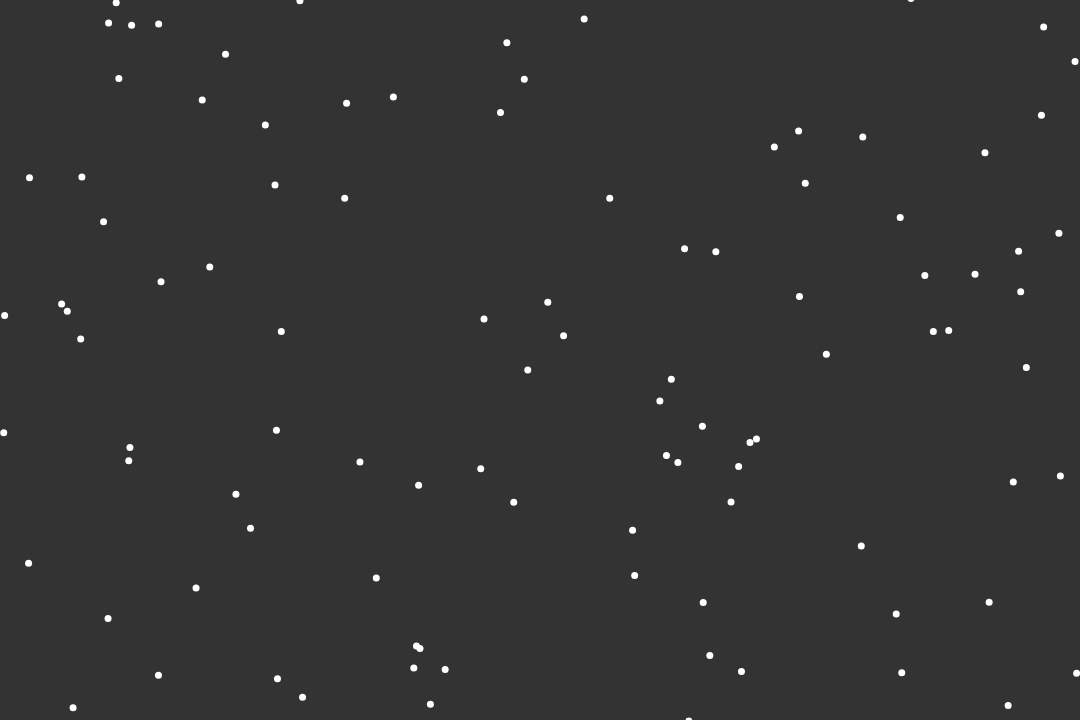
Frame 1 (no input)
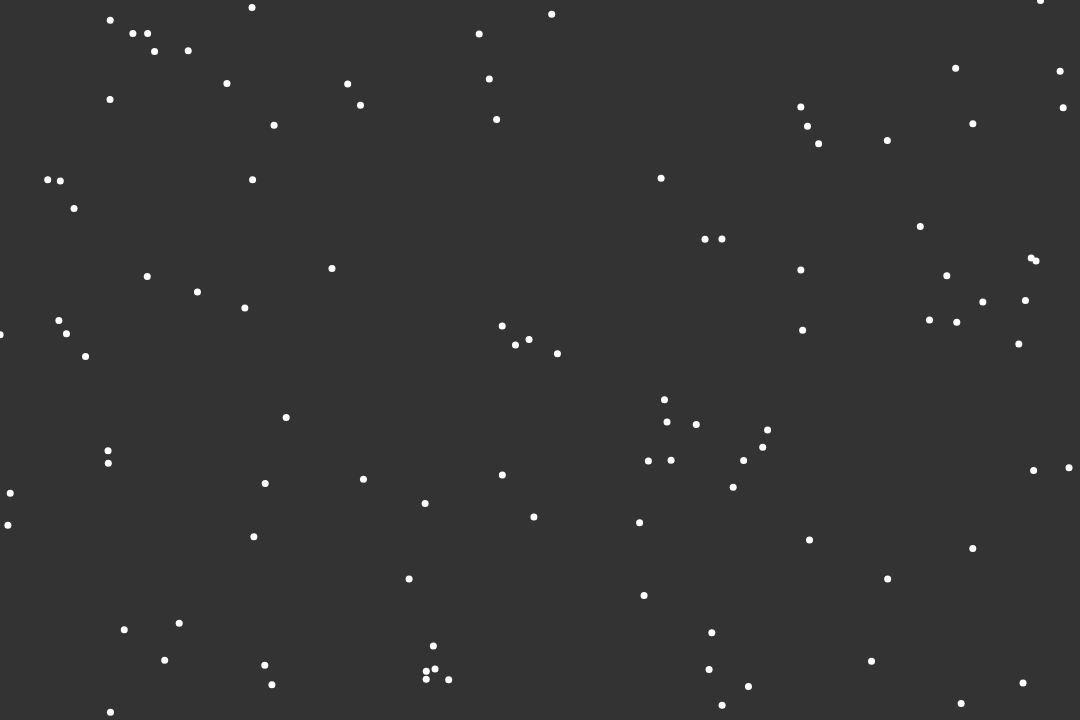
Frame 60 (no input)
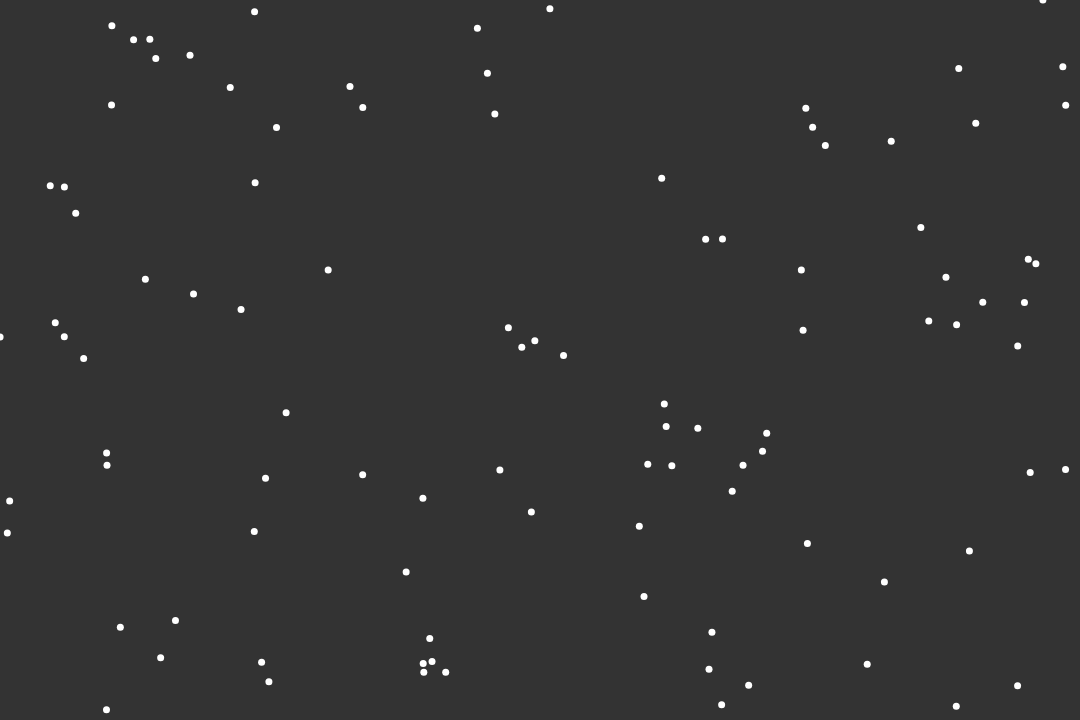
Frame 120 (the mouse pressed at the canvas centre since frame 60)

The p5.js sketch that drew these frames (run headless with seeded random() and noise() and a simulated clock; from frame 60 on, the mouse is pressed at the canvas centre):

// p5.js sketch
// ── sketch.js
const flock = [];
const num_boids = 100;


function setup() {
  createCanvas(1080, 720);
  for (let i = 0; i < num_boids; i++) { 
    flock.push(new Boid());
  }
}

function draw() {
  background(51);
  const old_flock = flock.slice();
  for(let i = 0; i < flock.length; i++) {
    flock[i].flock(old_flock);
    flock[i].edges();
    flock[i].update();
    flock[i].show();
  }
}


// ── boid.js
class Boid {
  constructor() {
    this.position = createVector(random(width), random(height));
    this.velocity = p5.Vector.random2D();
    this.velocity.setMag(random(2, 4));
    this.acceleration = createVector();
    this.new_acceleration = createVector();
    this.max_force =0.1;
    this.max_speed = 3;
  }

  edges() {
    if (this.position.x > width) this.velocity.reflect(createVector(-1, 0));
    else if (this.position.x < 0 ) this.velocity.reflect(createVector(1, 0));
    if (this.position.y > height) this.velocity.reflect(createVector(0, -1));
    else if (this.position.y < 0) this.velocity.reflect(createVector(0, 1)); 
  }

  act(boids) {
    let alignment_proximity = 100;
    let cohesion_proximity = 75;
    let separation_proximity = 75;
    let align_total = 0;
    let cohesion_total = 0;
    let separation_total = 0;
    let align = createVector();
    let cohesion = createVector();
    let separation = createVector();
    for(let i = 0; i < boids.length; i++) {
      if (boids[i] !== this) {
        const distance = dist(
          this.position.x, 
          this.position.y, 
          boids[i].position.x,
          boids[i].position.y
        );
        if (distance < alignment_proximity) {
          align.add(boids[i].velocity);
          align_total++;
        }
        if (distance < cohesion_proximity) {
          cohesion.add(boids[i].position);
          cohesion_total++;
        }
        if (distance < separation_proximity) {
          let difference = p5.Vector.sub(this.position, boids[i].position);
          difference.div(distance);
          separation.add(difference);
          separation_total++;
        }
      }
    }
    if (align_total > 0) {
      align.div(align_total);
      align.sub(this.velocity);
      align.limit(this.max_force);
    }
    if (cohesion_total > 0) {
      cohesion.div(cohesion_total);
      cohesion.sub(this.position);
      cohesion.sub(this.velocity);
      cohesion.limit(this.max_force);
    }
    if (separation_total > 0) {
      separation.div(separation_total);
      separation.sub(this.velocity);
      separation.limit(this.max_force);
    }
    let steer = createVector().add(align).add(cohesion).add(separation);
    if(steer.mag() < 1.5) steer.setMag(steer.mag() * random(1.1, 1.2));
    return steer;
  }

  // align(boids) {
  //   let proximity = 50;
  //   let total = 0;
  //   let steering = createVector();
  //   for(let i = 0; i < boids.length; i++) {
  //     if (boids[i] !== this) {
  //       const distance = dist(
  //         this.position.x, 
  //         this.position.y, 
  //         boids[i].position.x,
  //         boids[i].position.y
  //       );
  //       if (distance < proximity) {
  //         steering.add(boids[i].velocity);
  //         total++;
  //       }
  //     }
  //   }
  //   if (total > 0) {
  //     steering.div(total);
  //     steering.setMag(this.max_speed);
  //     steering.sub(this.velocity);
  //     steering.limit(this.max_force);
  //   }
  //   return steering;
  // }

  
  // cohesion(boids) {
  //   let proximity = 100;
  //   let total = 0;
  //   let steering = createVector();
  //   for(let i = 0; i < boids.length; i++) {
  //     if (boids[i] !== this) {
  //       const distance = dist(
  //         this.position.x, 
  //         this.position.y, 
  //         boids[i].position.x,
  //         boids[i].position.y
  //       );
  //       if (distance < proximity) {
  //         steering.add(boids[i].position);
  //         total++;
  //       }
  //     }
  //   }
  //   if (total > 0) {
  //     steering.div(total);
  //     steering.sub(this.position);
  //     steering.setMag(this.max_speed);
  //     steering.sub(this.velocity);
  //     steering.limit(this.max_force);
  //   }
  //   return steering;
  // }

  // separation(boids) {
  //   let proximity = 75;
  //   let total = 0;
  //   let steering = createVector();
  //   for(let i = 0; i < boids.length; i++) {
  //     if (boids[i] !== this) {
  //       const distance = dist(
  //         this.position.x, 
  //         this.position.y, 
  //         boids[i].position.x,
  //         boids[i].position.y
  //       );
  //       if (distance < proximity) {
  //         let difference = p5.Vector.sub(this.position, boids[i].position);
  //         difference.div(distance);
  //         steering.add(difference);
  //         total++;
  //       }
  //     }
  //   }
  //   if (total > 0) {
  //     steering.div(total);
  //     steering.setMag(this.max_speed);
  //     steering.sub(this.velocity);
  //     steering.limit(this.max_force);
  //   }
  //   return steering;
  // }

  flock(boids) {
    this.acceleration.set(0,0);
    let steer = this.act(boids);
    this.acceleration.add(steer);
  }

  update() {
    this.position.add(this.velocity);
    this.velocity.add(this.acceleration);
    this.velocity.limit(this.max_speed);
  }

  show() {
    strokeWeight(7);
    stroke(255);
    point(this.position.x, this.position.y);
  }
}
// ── quadTree.js
class QuadTree {
  constructor(boundary, capacity = 4){
    this.boundary = boundary;
    this.capacity = capacity;
    this.boids = [];
    this.divided = false;
  }

  insert(boid) {

    if (!this.boundary.contains(boid)) {
      return false;
    }

    if (this.boids.length < this.capacity) {
      this.boids.push(boid);
      return true;
    } else {
      if(!this.divided) {
        this.subdivide();
      }

      if (this.northeast.insert(boid)) return true;
      if (this.northwest.insert(boid)) return true;
      if (this.southeast.insert(boid)) return true;
      if (this.southwest.insert(boid)) return true;
    }
  }

  getBoids() {
    if (this.divided) {
      const sub_boids = [];
      sub_boids = sub_boids.concat(this.northeast.getBoids());
      sub_boids = sub_boids.concat(this.northwest.getBoids());
      sub_boids = sub_boids.concat(this.southeast.getBoids());
      sub_boids = sub_boids.concat(this.southwest.getBoids());
      return sub_boids;
    } else {
      return this.boids;
    }
  }

  query(range) {
    let found = [];

    // if boundary doesnt intersect range at all, just return
    if (!this.boundary.intersects(range)) {
      return found;
    } else if (this.boundary.enclosed(range)) { // If the boundary is completely in the range then ...
      if(!this.divided) found = found.concat(this.boids); // return all the boids if undivided otherwise ...
      else { // if divided then return all boids in sub quadTrees
        found = found.concat(this.getBoids());
      }
    } else {
      if (this.divided) {
        found = found.concat(this.northeast.query(range));
        found = found.concat(this.northwest.query(range));
        found = found.concat(this.southeast.query(range));
        found = found.concat(this.southwest.query(range));
      } else {
        for(let i = 0; i < this.boids.length; i++) {
          if (range.contains(boids[i])) {
            found = found.concat(boids[i]);
          }
        }
      }

      return found;
     }
  }

  subdivide() {
    const x = this.boundary.x;
    const y = this.boundary.y;
    const w = this.boundary.w;
    const h = this.boundary.h;

    const nw = new Rectangle(x - w/2, y - h / 2, w/2, h/2);
    this.northwest = new QuadTree(nw);
    const ne = new Rectangle(x + w/2, y - h / 2, w/2, h/2);
    this.northeast = new QuadTree(ne);
    const sw = new Rectangle(x - w/2, y + h / 2, w/2, h/2);
    this.southwest = new QuadTree(sw);
    const se = new Rectangle(x + w/2, y + h / 2, w/2, h/2);
    this.southeast = new QuadTree(se);

    // move current boids into sub quad trees
    for(let i = 0; i < this.boids.length; i++) {
      if (this.northeast.insert(this.boids[i])) continue;
      if (this.northwest.insert(this.boids[i])) continue;
      if (this.southeast.insert(this.boids[i])) continue;
      if (this.southwest.insert(this.boids[i])) continue;
    }
    this.divided = true;
  }
}

class Rectangle{
  constructor(x,y,w,h) {
    this.x = x;
    this.y = y;
    this.w = w;
    this.h = h;
  }

  contains(boid) {
    const boid_x = boid.position.x;
    const boid_y = boid.position.y;
    return (
      boid_x >= this.x - this.w &&
      boid_x <= this.x + this.w &&
      boid_y >= this.y - this.h &&
      boid_y <= this.y + this.h
    );
  }

  // Does the rectangle intersects the range rectangle
  intersects(range) {
    return !(range.x - range.w > this.x + this.w ||
    range.x + range.w < this.x - this.w ||
    range.y - range.h < this.y - this.h ||
    range.y + range.h < this.y - this.h);
  }

  // Is the rectangle completed enclosed in the range rectangle
  enclosed(range) {
    return (range.x - range.w < this.x - this.w &&
      range.x + range.w > this.x + this.w &&
      range.y - range.h < this.y - this.h &&
      range.y + range.h > this.y + this.h);
  }
}
